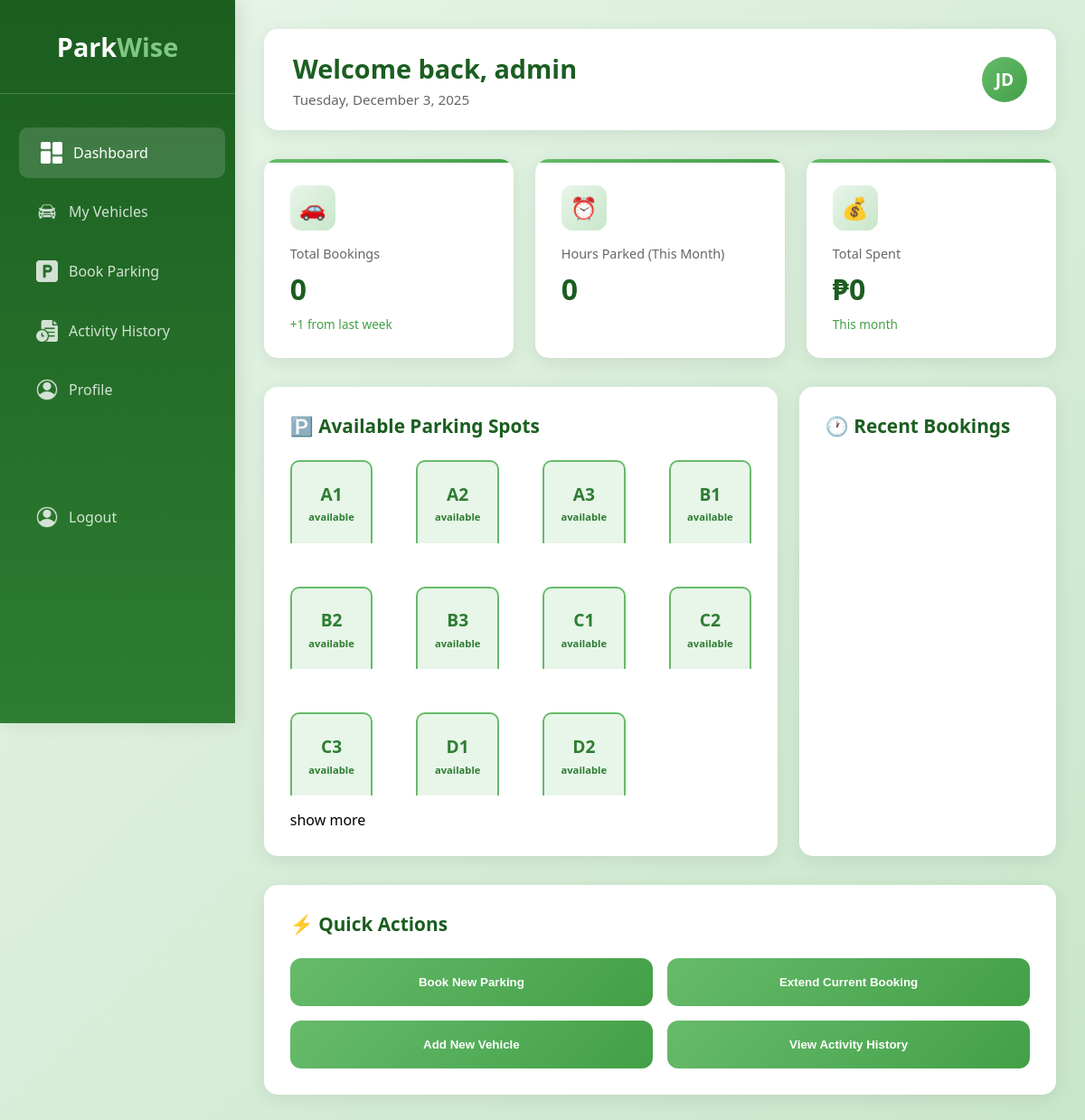
The page /?controller=UserController&action=showLoginPage (signed in) on the database as committed earlier.
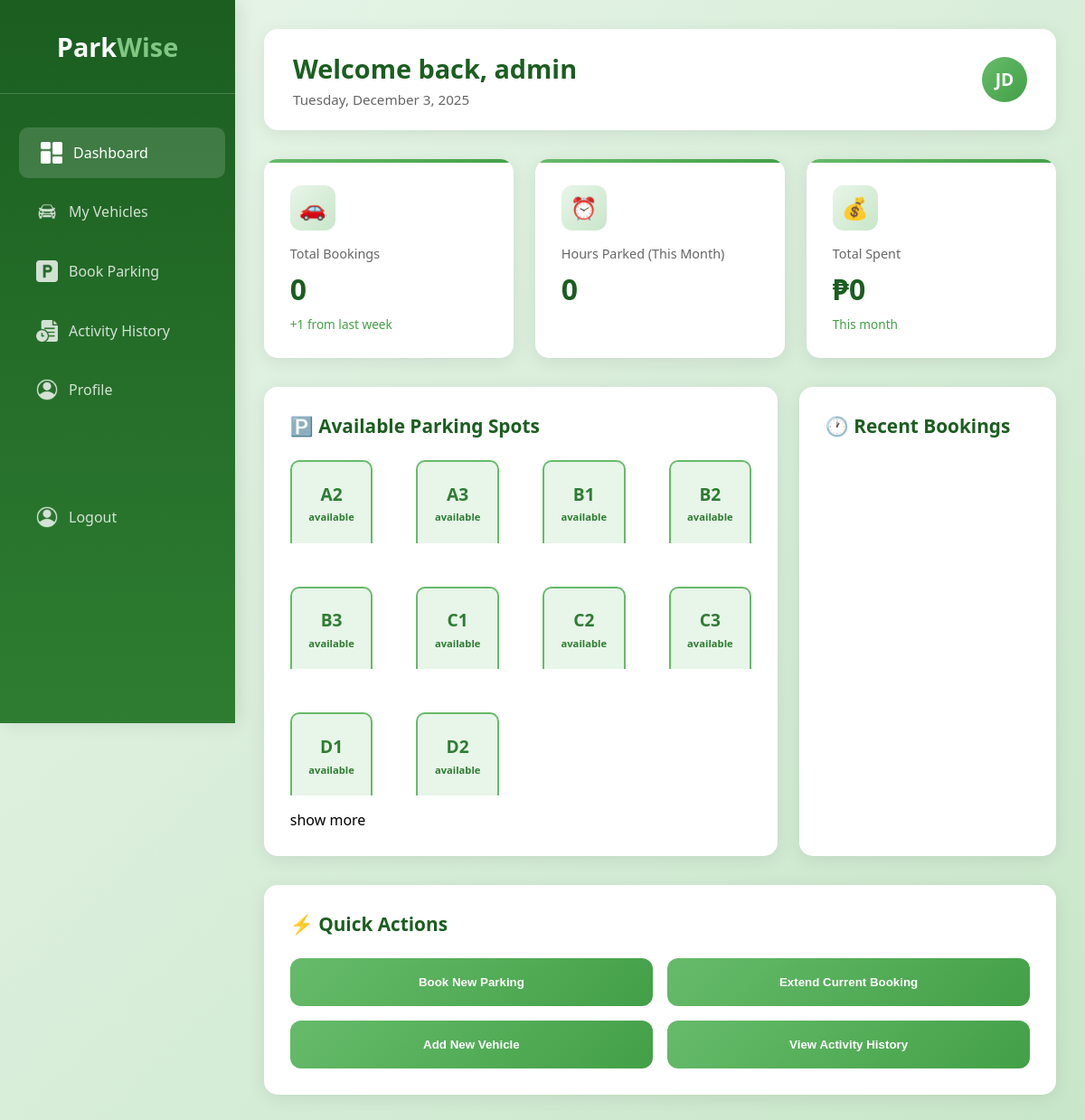
The same page on the database as committed later.
### tables this page shows
CREATE TABLE ParkingSlot (
    slot_id INTEGER PRIMARY KEY AUTOINCREMENT,
    slot_number INTEGER NOT NULL UNIQUE,
    location VARCHAR(100) NOT NULL,
    status VARCHAR(20) NOT NULL DEFAULT 'available',
    created_at DATETIME DEFAULT CURRENT_TIMESTAMP,
    CHECK (status IN ('available', 'reserved', 'occupied'))
);

### views/uniLayout.php (called while the page is built)
<?php require_once("./views/$folderPath" . "/$folderPath" . "Layout.php")?>

### controllers/BaseController.php (called while the page is built, shortened)
<?php
class BaseController{
    public function loadModel($filePath){
        return new $model;
    }
    public function  renderView($folderPath, $fileName, $datas = NULL, $location = NULL){
        $content = $datas;
        require_once("./views/uniLayout.php");
    }
}

### index.php (called while the page is built, shortened)
<?php
require_once("./dbConnection.php");
require_once("./router.php");

### models/BaseModel.php (called while the page is built, shortened)
<?php
class BaseModel{
    protected $db;
    protected $table;
    protected $primaryKey;
    public function __construct(){
        $this->db = DbConnection::getInstance();
    }
    public function find($id){
        try{
            $sql =  "SELECT * FROM $this->table WHERE {$this->primaryKey} = :id";
            $request = $this->db->prepare($sql);
            $request->execute(["id" => $id]);
            $result = $request->fetch(PDO::FETCH_ASSOC);
            return $result;
        }catch(PDOException $e){
            error_log($e->getMessage());
            return false;
        }
    }
}

### dbConnection.php (called while the page is built)
<?php
class DbConnection{
    private static $instance = NULL;
    public static function getInstance(){
        if(!isset(self::$instance)){
            try{
                $pdo = new PDO("sqlite:" . __DIR__ . "/database/parkwise.db");
                $pdo->setAttribute(PDO::ATTR_ERRMODE, PDO::ERRMODE_EXCEPTION);
                self::$instance = $pdo;
            }catch(PDOException $e){
                exit("SOMETHING WENT WRONG WHILE CONNECTING TO DATABASE" .  $e->getMessage());
            }
        }
        return self::$instance;
    }
}

### models/ParkingSlot.php (called while the page is built, shortened)
<?php
class ParkingSlot extends BaseModel{
    protected $table = "ParkingSlot";
    public function getAvailableSlotDetail(){
        try{
            $sql = "SELECT * FROM {$this->table} WHERE status = 'available'";
            $request = $this->db->prepare($sql);
            $request->execute();
            $datas = $request->fetchAll(PDO::FETCH_ASSOC);
            return $datas ?: [];
        }catch(PDOException $e){
            error_log($e->getMessage());
            return [];
        }
    }
}

### views/user/dashBoard.php (the view, shortened to what the changed rows need)
<div class="main-display">
            <div class="header">
                <div class="welcome">
                    <h1>Welcome back, <?= $content['userData']['username']?></h1>
                </div>
            </div>
            <div class="content-grid">
                <div class="card">
                    <h2>🅿️ Available Parking Spots</h2>
                    <div class="parking-grid">
                       <?php foreach($content["availableParkingSlot"] as $slot ):?>
                            <div class="parking-spot available">
                                <div class="spot-number"><?= $slot["slot_number"]?></div>
                                <div class="spot-status"><?= $slot["status"]?></div>
                            </div>
                        <?php endforeach;?>
                    </div>
                </div>
                <div class="card">
                    <h2>🕐 Recent Bookings</h2>
                </div>
            </div>
            <div class="card">
                <h2>⚡ Quick Actions</h2>
            </div>
        </div>

Rows that differ between the two databases and show on the page:
no longer on this page (row edited): parkingslot: slot_number "A1", status "available"
